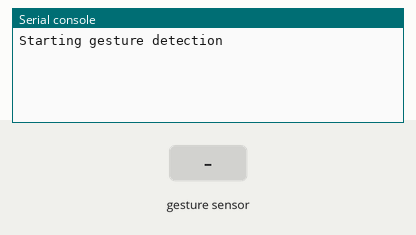
A program run on a simulated Raspberry Pi Pico running CircuitPython. On the bench: the last lines printed to the serial console. The inputs (shaded band) are chosen by the test bench. USB keyboard and mouse output is not drawn; library files of the repository ran but are not shown: apds9960_controller.py.

Above: at 5.0 s.
5.1 s: hand swiped up over the gesture sensor
At 5.5 s:
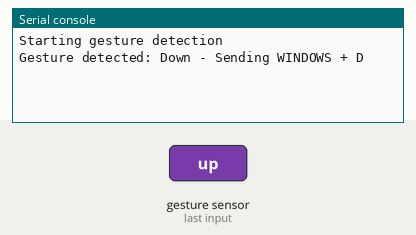
6.6 s: hand swiped down over the gesture sensor
At 7.8 s:
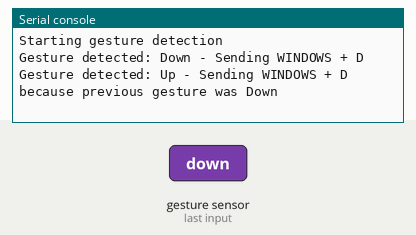
8.1 s: hand swiped left over the gesture sensor
At 9.3 s:
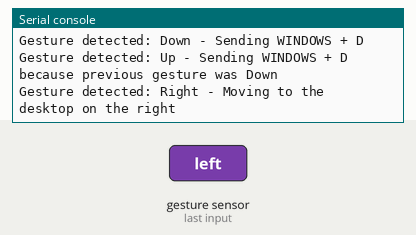
9.6 s: hand swiped right over the gesture sensor
At 10.2 s:
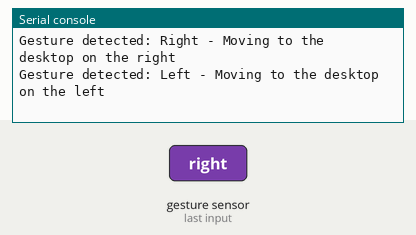

The program:

main.py
```python
import board
import busio
import time
import usb_hid

from adafruit_hid.keyboard import Keyboard
from adafruit_hid.keycode import Keycode

from lib.apds9960_controller import GestureDetectionController


# Set up I2C
i2c = busio.I2C(scl=board.GP5, sda=board.GP4, frequency=400000)  # Adjust GP pins according to your board

# Set up HID
keyboard = Keyboard(usb_hid.devices)

# Initialize the controllers
gesture_controller = GestureDetectionController(i2c)
has_windows_to_restore = False

# Testing gesture detection
print("Starting gesture detection")
for gesture in gesture_controller.continuous_read_gesture(only_known_gestures=True, detection_threshold=300):
    if gesture == "Left":
        keyboard.press(Keycode.CONTROL, Keycode.WINDOWS, Keycode.LEFT_ARROW)
        keyboard.release_all()
        print(f"Gesture detected: {gesture} - Moving to the desktop on the left")

    elif gesture == "Right":
        keyboard.press(Keycode.CONTROL, Keycode.WINDOWS, Keycode.RIGHT_ARROW)
        keyboard.release_all()
        print(f"Gesture detected: {gesture} - Moving to the desktop on the right")

    elif gesture == "Down":
        keyboard.press(Keycode.WINDOWS, Keycode.D)
        keyboard.release_all()
        has_windows_to_restore = True
        print(f"Gesture detected: {gesture} - Sending WINDOWS + D")

    elif gesture == "Up" and has_windows_to_restore:
        has_windows_to_restore = False
        keyboard.press(Keycode.WINDOWS, Keycode.D)
        keyboard.release_all()
        print(f"Gesture detected: {gesture} - Sending WINDOWS + D because previous gesture was Down")

    # Brief delay to avoid sending commands too rapidly
    time.sleep(0.1)
```

Measured:
- after the input at 5.1 s, the serial console: prints a new line at once (image 1)
- after the input at 6.6 s, the serial console: prints a new line after 0.06 s (image 2)
- after the input at 8.1 s, the serial console: prints a new line after 0.05 s (image 3)
- after the input at 9.6 s, the serial console: prints a new line at once (image 4)
